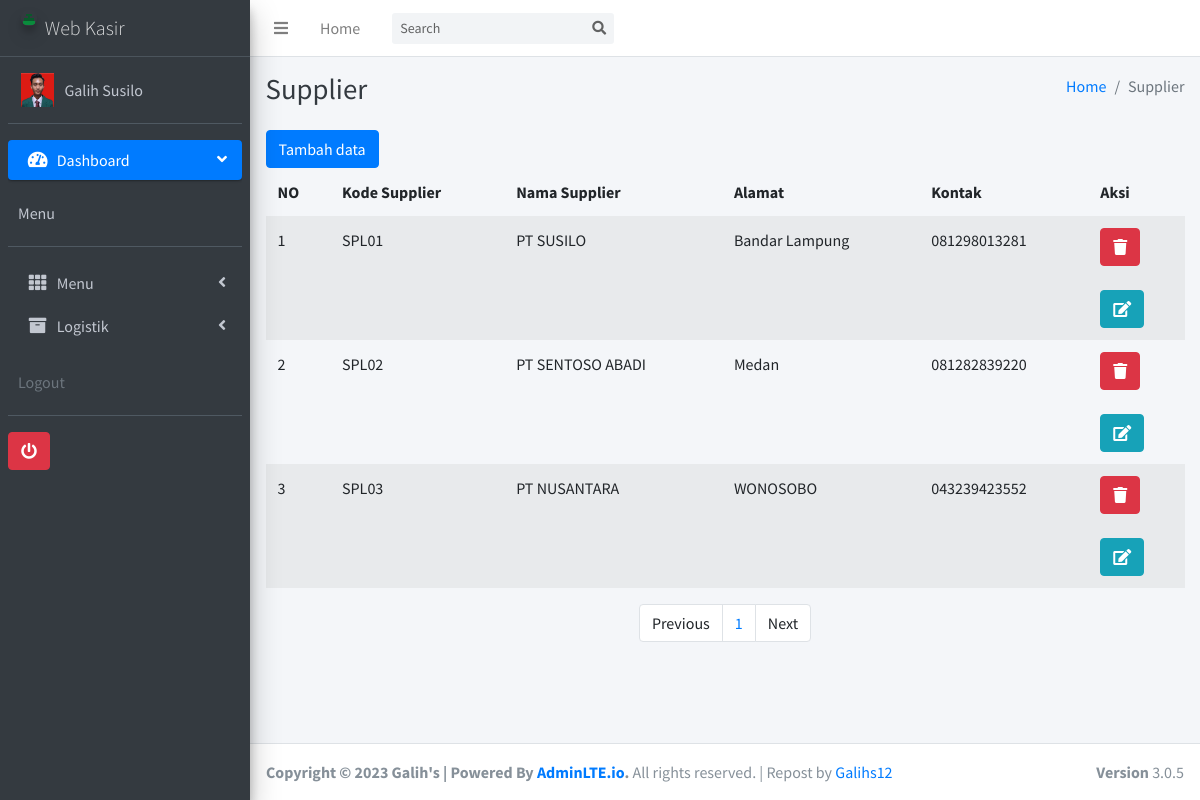
Screenshot of /admin/index.php?m=supplier&s=title (signed in) with the database file from the repository.
### tables this page shows
CREATE TABLE `tb_user`  (
  `id` int NOT NULL AUTO_INCREMENT,
  `username` text NOT NULL,
  `password` text NOT NULL,
  `nama` text NOT NULL,
  `level` text NOT NULL,
  `foto` varchar(255) NOT NULL,
  PRIMARY KEY (`id`) USING BTREE
);

CREATE TABLE `tb_supplier`  (
  `id` int NOT NULL AUTO_INCREMENT,
  `kdspl` text NOT NULL,
  `namaspl` text NOT NULL,
  `alamatspl` text NOT NULL,
  `kontakspl` text NOT NULL,
  PRIMARY KEY (`id`) USING BTREE
);

### admin/fungsi/fungsi.php (called while the page is built, shortened)
<?php
$koneksi = mysqli_connect('localhost', 'root', '', 'kasir');
function summon_admin()
{
	global $koneksi;
	$id = $_SESSION['idkaskit'];
	return mysqli_query($koneksi, "SELECT * FROM tb_user WHERE id ='$id'");
}
function url()
{
	return $url = "//localhost/galihs_id/vendors/";
}

### admin/modul/supplier/paging.php (the view, shortened to what this page needs)
<?php
global $koneksi;
$batas = 5;
$halaman = isset($_GET['halaman']) ? (int)$_GET['halaman'] : 1;
$halaman_awal = ($halaman > 1) ? ($halaman * $batas) - $batas : 0;
if (isset($_POST['go'])) {
  $cari = $_POST['cari'];
  $data_rak = mysqli_query($koneksi, "SELECT * FROM tb_supplier WHERE namaspl LIKE '%" . $cari . "%'");
} else {
  $data_rak = mysqli_query($koneksi, "SELECT * FROM tb_supplier LIMIT $halaman_awal, $batas");
}
foreach ($data_rak as $pro) :
?>
  <tr>
    <td><?= $i++;  ?></td>
    <td><?= $pro['kdspl']; ?></td>
    <td><?= $pro['namaspl']; ?></td>
    <td><?= $pro['alamatspl']; ?></td>
    <td><?= $pro['kontakspl']; ?></td>
    <td>
      <div data-toggle="modal" data-target="#hapus-sup<?= $pro['id'] ?>">
        <button type="button" class="btn btn-danger" data-toggle="tooltip" title="Hapus">
          <i class="fa fa-trash"></i>
        </button>
      </div>
      <br>
      <div data-toggle="modal" data-target="#edit-sup<?= $pro['id'] ?>">
        <button type="button" class="btn btn-info datapotensi" data-toggle="tooltip" title="Edit">
          <i class="fa fa-edit"></i>
        </button>
      </div>
    </td>
  </tr>
<?php endforeach; ?>

### admin/comp/header.php (shortened to what this page needs)
<?php require 'fungsi/fungsi.php'; ?>
<?php foreach (summon_admin() as $key): ?>
<!DOCTYPE html>
<html>
<head>
  <link rel="stylesheet" href="<?= url() ?>plugins/fontawesome-free/css/all.min.css">
  <link rel="stylesheet" href="https://code.ionicframework.com/ionicons/2.0.1/css/ionicons.min.css">
  <link rel="stylesheet" href="<?= url() ?>plugins/tempusdominus-bootstrap-4/css/tempusdominus-bootstrap-4.min.css">
  <link rel="stylesheet" href="<?= url() ?>plugins/icheck-bootstrap/icheck-bootstrap.min.css">
  <link rel="stylesheet" href="<?= url() ?>plugins/jqvmap/jqvmap.min.css">
  <link rel="stylesheet" href="<?= url() ?>dist/css/adminlte.min.css">
  <link rel="stylesheet" href="<?= url() ?>plugins/overlayScrollbars/css/OverlayScrollbars.min.css">
  <link rel="stylesheet" href="<?= url() ?>plugins/daterangepicker/daterangepicker.css">
  <link rel="stylesheet" href="<?= url() ?>plugins/summernote/summernote-bs4.css">
</head>
<body class="hold-transition sidebar-mini layout-fixed">
<div class="wrapper">
  <nav class="main-header navbar navbar-expand navbar-white navbar-light">
    <ul class="navbar-nav">
      <li class="nav-item">
        <a class="nav-link" data-widget="pushmenu" href="#" role="button"><i class="fas fa-bars"></i></a>
      </li>
      <li class="nav-item d-none d-sm-inline-block">
        <a href="index.php" class="nav-link">Home</a>
      </li>
    </ul>
    <form action="" method="POST" class="form-inline ml-3">
      <div class="input-group input-group-sm">
        <input class="form-control form-control-navbar" type="search" name="cari" placeholder="Search" aria-label="Search">
        <div class="input-group-append">
          <button class="btn btn-navbar" name="go" type="submit">
            <i class="fas fa-search"></i>
          </button>
        </div>
      </div>
    </form>
  </nav>
  <aside class="main-sidebar sidebar-dark-primary elevation-4">
    <a href="index.php" class="brand-link">
      <img src="<?= url()?>img/logo_kasir_kita.png" alt="AdminLTE Logo" class="brand-image img-circle elevation-3"
           style="opacity: .8">
      <span class="brand-text font-weight-light">Web Kasir</span>
    </a>
    <div class="sidebar">
      <div class="user-panel mt-3 pb-3 mb-3 d-flex">
        <div class="image">
          <?php
          if ($key['foto']!= '') {
                        echo '<img src="img/'.$key['foto'].'" height="150">';
                      }else{
                        echo '<img src="img/user_logo.png" height="150">';
                      }
           ?>
        </div>
        <div class="info">
          <a href="index.php?m=admin&s=detail" class="d-block" ><?= $key['nama'];?></a>
        </div>
      </div>
      <nav class="mt-2">
        <ul class="nav nav-pills nav-sidebar flex-column" data-widget="treeview" role="menu" data-accordion="false">
          <li class="nav-item has-treeview menu-open">
            <a href="index.php" class="nav-link active">
              <i class="nav-icon fas fa-tachometer-alt"></i>
              <p>
                Dashboard
                <i class="right fas fa-angle-left"></i>
              </p>
            </a>
          <div class="user-panel mt-3 pb-3 mb-3 d-flex">
        <div class="info">
          <a href="#" class="d-block">Menu</a>
        </div>
      </div>
          </li>
          <li class="nav-item has-treeview">
            <a href="#" class="nav-link">
              <i class="nav-icon fas fa-th"></i>
              <p>
                Menu
                <i class="fas fa-angle-left right"></i>
              </p>
            </a>
          </li>
          <li class="nav-item has-treeview">
            <a href="#" class="nav-link">
              <i class="nav-icon fa fa-archive"></i>
              <p>
                Logistik
                <i class="fas fa-angle-left right"></i>
              </p>
            </a>
          </li>
          <div class="user-panel mt-3 pb-3 mb-3 d-flex">
        <div class="info">
          <span class="d-block text-gray">Logout</span>
        </div>
      </div>
      <a href="logout.php"><button class="btn btn-danger"><i class="fa fa-power-off" aria-hidden="true"></i></button></a>
        </ul>
      </nav>
    </div>
  </aside>
  <?php endforeach; ?>

### rows the page displays
tb_user: foto (picture), nama "Galih Susilo"
tb_supplier: kdspl "SPL01", namaspl "PT SUSILO", alamatspl "Bandar Lampung", kontakspl "081298013281"
tb_supplier: kdspl "SPL02", namaspl "PT SENTOSO ABADI", alamatspl "Medan", kontakspl "081282839220"
tb_supplier: kdspl "SPL03", namaspl "PT NUSANTARA", alamatspl "WONOSOBO", kontakspl "043239423552"
